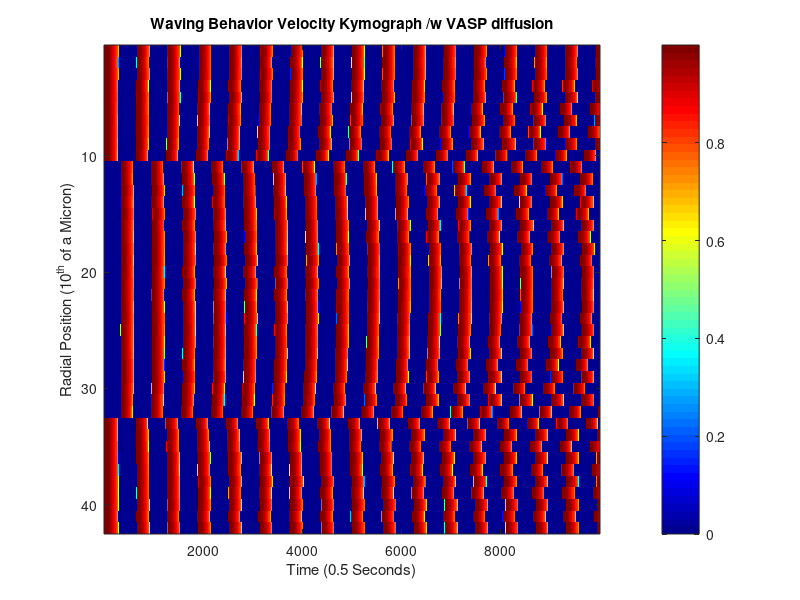
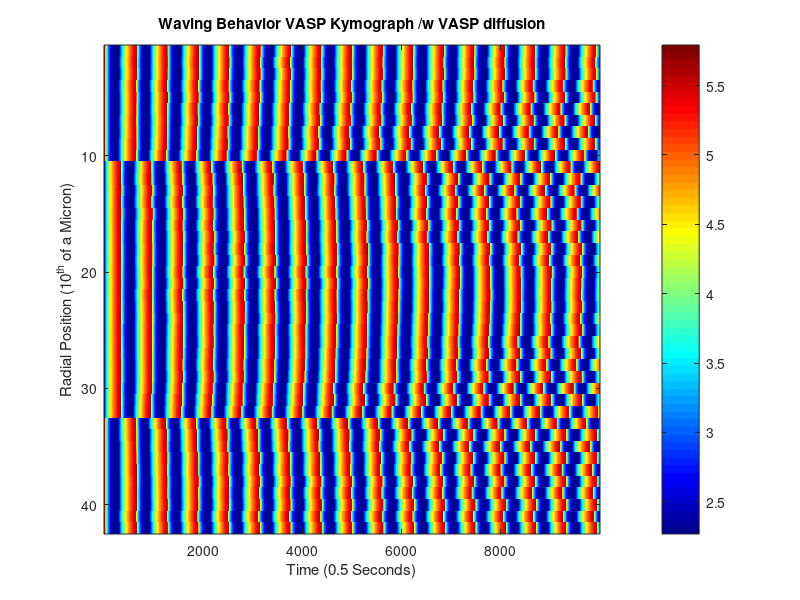
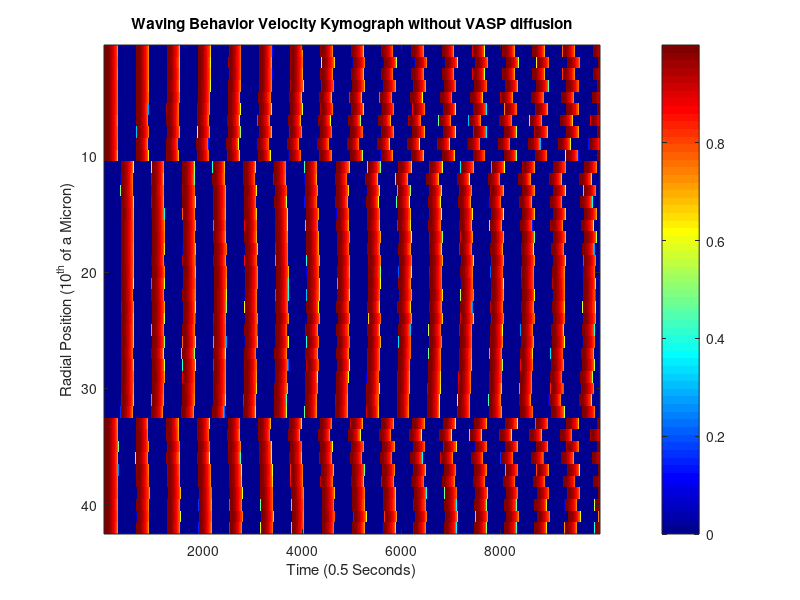
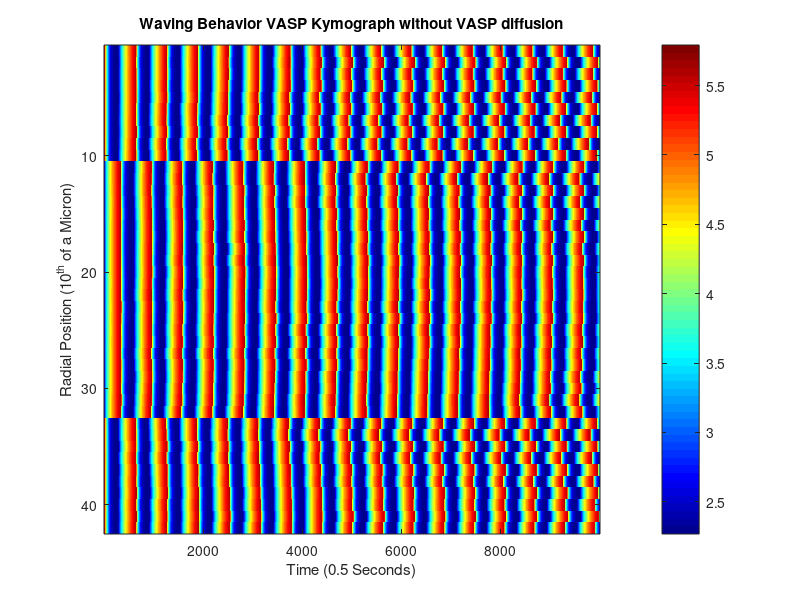

The MATLAB source for these figures, in order:
%% BENG 227 MIDTERM PROJECT Evan Masutani
%% HOUSEKEEPING
clear all;
close all;
clc;
%% SIMULATION RUN PARAMETERS
% step sizes
dr = 1;
% Declare an isotropic spacer, dx
dx = dr;
dt = 0.1;
% limits; small size for replicating figures
R_dim = 40; %microns
T_dim = 500;
% N, +2 denotes phantom points to help with Neumann B.C.'s
N_r = round(R_dim / dr) + 2;
N_t = round(T_dim / dt);
tvec = 1:1:N_t;
%% CONSTANTS
R = 0.14;
delta = 0.8;
epsilon = 0.1;
K = 1;
eta_B = 1;
% eta_M and eta_A not clearly labeled
eta_M = 1;
eta_A = 1;
E = 0.1;
B0_c = 4;
theta = 0.2;
noise = 0.01;
% Additional diffusion term for VASP; define based on epsilon2 =
% D_A/cell_l^2/gamma
% VASP estimated diffusivity
D_A = 0.02; %um/sec
cell_l = 40; %um
gamma = 1; % sec
% Non-dimensionalized lateral diffusivity
epsilon2 = D_A / cell_l^2 / gamma * 2;
%% INITIAL CONDITIONS; refer to icy.m for usage
BMaxODE = 8.80342361002194;
BMinODE = 2.46024797933793;
AMaxODE = 5.79255834170108;
AMinODE = 2.26789894792708;
MMaxODE = 2.69213920749395;
MMinODE = 0.677418361848779;
B = noise * rand(N_r,N_t);
A = zeros(N_r,N_t);
M = zeros(N_r,N_t);
V = zeros(N_r,N_t);

% INITIAL CONDITIONS SENT BY AUTHORS
% DON'T YOU DARE TOUCH THESE I.C.s FOR BAM OR I'LL BAM YOU.
% SETS BASAL OSCILLATIONS, CAN OVERWRITE DOWNSTREAM
B(:,1) = BMaxODE * ones(N_r,1);
A(:,1) = AMaxODE * ones(N_r,1);
M(:,1) = zeros(N_r,1);

%% DEFINE ddr matrices; implicitly have Neumann programmed in

ddr = zeros(N_r,N_r);
for i=2:1:N_r-1
    ddr(i,i-1) = -1;
    ddr(i,i+1) = 1;
end
ddr = 1 / (2*dx) * ddr;

%% DEFINE d2dr2 matrix; implicitly have Neumann programmed in
d2dr2 = zeros(N_r,N_r);
for i=2:1:N_r-1
    d2dr2(i,i-1) = -1;
    d2dr2(i,i) = 2;
    d2dr2(i,i+1) = -1;
end
d2dr2 = 1 / (dx.^2) * d2dr2;

delta_ct = 1;
R_ct = 1;
R_iter = 0:0.02:0.24;
d_iter = 0.6:0.05:1;
% %% RUN WITH BOUNDARY CONDITIONS; targeted plots
% for R = R_iter
%     delta_ct = 1;
%     for delta = d_iter
%         B = noise * rand(N_r,N_t);
%         A = zeros(N_r,N_t);
%         M = zeros(N_r,N_t);
%         V = zeros(N_r,N_t);
%         % INITIAL CONDITIONS SENT BY AUTHORS
%         % DON'T YOU DARE TOUCH THESE I.C.s FOR BAM OR I'LL BAM YOU.
%         % SETS BASAL OSCILLATIONS, CAN OVERWRITE DOWNSTREAM
%         B(:,1) = BMaxODE * ones(N_r,1);
%         A(:,1) = AMaxODE * ones(N_r,1);
%         M(:,1) = zeros(N_r,1);
%         for t=1:1:N_t - 1
%             %% CALCULATE V
%             if sum(V(:,t)) > 0
%                 B_c = B0_c * (1 + E);
%             else
%                 B_c = B0_c;
%             end
%             V(:,t) = ones(N_r,1) - (B_c * ones(N_r,1) ./ B(:,t)).^8;
%             for vstep = 1:1:N_r
%                 if V(vstep,t) < 0
%                     V(vstep,t) = 0;
%                 end
%             end
%             % G is kinda weird, consider changing if fails
%             G = ones(N_r,1) + (A(:,t) .* B(:,t)) ./ (ones(N_r,1) + M(:,t) + K * B(:,t));
%             %% CALCULATE B
%             % No flux BC
%             B(1,t) = B(3,t);
%             B(N_r,t) = B(N_r - 2,t);
%             % No need to transpose since natively row vector
%             dBdx = ddr * B(:,t);
%             gdBdx = 1./G .* dBdx;
%             diffusion_B = epsilon^2 * ddr * gdBdx;
%             accumulation_B = ones(N_r,1) + eta_B * V(:,t);
%             loss_B = -B(:,t) ./ (G);
%             noise_B = noise * 2 * (rand(N_r,1) - ones(N_r,1));
%             B(:,t+1) = B(:,t) + dt/epsilon * (diffusion_B + accumulation_B + loss_B + noise_B);
%             
%             %% CALCULATE A
%             accumulation_A = ones(N_r,1) * delta;
%             % B.C. Neumann
%             A(1,t) = A(3,t);
%             A(N_r,t) = A(N_r - 2,t);
%             diffusion_A = epsilon2 * d2dr2 * A(:,t);
%             loss_A = -1 ./ (ones(N_r,1) + M(:,t) + K .* B(:,t)) .* (ones(N_r,1) + eta_A .* V(:,t) + eta_M .* M(:,t) .* V(:,t)) .* A(:,t);
%             A(:,t+1) = A(:,t) + dt * (accumulation_A + loss_A + diffusion_A);
%             %% CALCULATE M
%             accumulation_M = R * B(:,t);
%             loss_M = -1 * (ones(N_r,1) * theta + eta_M * V(:,t)) .* M(:,t);
%             M(:,t+1) = M(:,t) + dt * (accumulation_M + loss_M);
%         end
%         V_avg = mean(mean(V));
%         V_avg_plot(R_ct,delta_ct) = V_avg;
%         V_avg_plot_d(R_ct,delta_ct) = delta;
%         V_avg_plot_R(R_ct,delta_ct) = R;
%         delta_ct = delta_ct + 1;
%         V_norm = V/max(max(V));
%         B_norm = B/max(max(B));
%         A_norm = A/max(max(A));
%         M_norm = M/max(max(M));
%         tvec = 0:1:N_t-2;
%         rad_coor = round(size(V_norm,1)/2);
%         % Dimensionalize time
%         tvec = 5 * tvec * dt;
%         if R == 0.24 && delta == 0.6
%             figure
%             plot(tvec,V_norm(rad_coor,1:N_t-1),tvec,B_norm(rad_coor,1:N_t-1),...
%                 tvec,A_norm(rad_coor,1:N_t-1),tvec,M_norm(rad_coor,1:N_t-1),'LineWidth',3)
%             legend('V','B','A','M');
%             xlabel('Time (Seconds)');
%             ylabel('Normalized Quantity');
%             ylim([0 1.1])
%             grid on
%             title(['Stalled Behavior at a Radial Coordinate of ',...
%                 num2str(rad_coor/dr),' Microns']);
%             figure
%             imagesc(V(:,1:N_t-1))
%             xlabel('Time (Seconds)');
%             ylabel('Radial Position (10^{th} of a Micron)');
%             title('Stalled Behavior Velocity Kymograph');
%             colormap('jet')
%             colorbar
%         elseif R == 0 && delta == 1
%             figure
%             plot(tvec,V_norm(rad_coor,1:N_t-1),tvec,B_norm(rad_coor,1:N_t-1),...
%                 tvec,A_norm(rad_coor,1:N_t-1),tvec,M_norm(rad_coor,1:N_t-1),'LineWidth',3)
%             legend('V','B','A','M');
%             xlabel('Time (10^{th} of a Second)');
%             ylabel('Normalized Quantity');
%             ylim([0 1.1])
%             grid on
%             title(['Smoothly Motile Behavior at a Radial Coordinate of ',...
%                 num2str(rad_coor/dr),' Microns']);
%             figure
%             imagesc(V(:,1:N_t-1))
%             xlabel('Time (Seconds)');
%             ylabel('Radial Position (10^{th} of a Micron)');
%             title('Smoothly Motile Behavior Velocity Kymograph');
%             colormap('jet')
%             colorbar
%         elseif R == 0.12 && delta == 0.8
%             figure
%             plot(tvec,V_norm(rad_coor,1:N_t-1),tvec,B_norm(rad_coor,1:N_t-1),...
%                 tvec,A_norm(rad_coor,1:N_t-1),tvec,M_norm(rad_coor,1:N_t-1),'LineWidth',3)
%             legend('V','B','A','M');
%             xlabel('Time (10^{th} of a Second)');
%             ylabel('Normalized Quantity');
%             ylim([0 1.1])
%             grid on
%             title(['Waving Behavior at a Radial Coordinate of ',...
%                 num2str(rad_coor/dr),' Microns']);
%             figure
%             imagesc(V(:,1:N_t-1))
%             xlabel('Time (Seconds)');
%             ylabel('Radial Position (10^{th} of a Micron)');
%             title('Waving Behavior Velocity Kymograph');
%             colormap('jet')
%             colorbar
%         end
%     end
%     R_ct = R_ct+1;
%     
% end
% 
% %% Plot heatmap resembling figure 6
% % Flip plot up down to pictographically mirror the figure
% V_avg_plot = flipud(V_avg_plot);
% V_avg_plot_d = flipud(V_avg_plot_d);
% V_avg_plot_R = flipud(V_avg_plot_R);
% figure()
% imagesc(V_avg_plot)
% colormap('jet')
% colorbar
% ax = gca;
% ax.YTick = 1:1:length(R_iter);
% ax.YTickLabel = fliplr(R_iter);
% ax.XTick = 1:1:length(d_iter);
% ax.XTickLabel = d_iter;
% xlabel('VASP delivery rate (scaled units)')
% ylabel('Adh. maturation rate (scaled units)')
% title('Average velocity (normalized)')

%% RUN WITH GRADIENT I.C.: DIFFUSION
%% SIMULATION RUN PARAMETERS
% step sizes
dr = 1;
% Declare an isotropic spacer, dx
dx = dr;
dt = 0.1;
% limits; small size for replicating figures
R_dim = 40; %microns
T_dim = 1000;
% N, +2 denotes phantom points to help with Neumann B.C.'s
N_r = round(R_dim / dr) + 2;
N_t = round(T_dim / dt);
% Dimensionalize time
tvec = 0:1:N_t-1;
tvec = 5 * dt * tvec;
%% CONSTANTS
epsilon = 0.1;
K = 1;
eta_B = 1;
% eta_M and eta_A not clearly labeled
eta_M = 1;
eta_A = 1;
E = 0.1;
B0_c = 4;
theta = 0.2;
noise = 0.01;
% Additional diffusion term for VASP; define based on epsilon2 =
% D_A/cell_l^2/gamma
% VASP estimated diffusivity
D_A = 0.2; %um/sec
cell_l = 40; %um
gamma = 1; % sec
% Non-dimensionalized lateral diffusivity
epsilon2 = D_A / cell_l^2 / gamma * 2;
%% INITIAL CONDITIONS; refer to icy.m for usage
BMaxODE = 8.80342361002194;
BMinODE = 2.46024797933793;
AMaxODE = 5.79255834170108;
AMinODE = 2.26789894792708;
MMaxODE = 2.69213920749395;
MMinODE = 0.677418361848779;
B = noise * rand(N_r,N_t);
A = zeros(N_r,N_t);
M = zeros(N_r,N_t);
V = zeros(N_r,N_t);

% INITIAL CONDITIONS SENT BY AUTHORS
% DON'T YOU DARE TOUCH THESE I.C.s FOR BAM OR I'LL BAM YOU.
% SETS BASAL OSCILLATIONS, CAN OVERWRITE DOWNSTREAM
B(:,1) = BMaxODE * ones(N_r,1);
A(:,1) = AMaxODE * ones(N_r,1);
M(:,1) = zeros(N_r,1);
% RUN WITH BOUNDARY CONDITIONS; targeted plots
delta = 0.8;
R = 0.12;
B = noise * rand(N_r,N_t);
A = zeros(N_r,N_t);
M = zeros(N_r,N_t);
V = zeros(N_r,N_t);
% INITIAL CONDITIONS FOR GRADIENT
B(:,1) = BMaxODE * ones(N_r,1);
A(:,1) = AMaxODE * ones(N_r,1);
M(:,1) = zeros(N_r,1);
for i = round(N_r * 0.25):1:round(N_r * 0.75)
   B(i,1) = BMinODE;
   A(i,1) = AMinODE; 
   M(i,1) = MMaxODE;
end
for t=1:1:N_t - 1
    %% CALCULATE V
    if sum(V(:,t)) > 0
        B_c = B0_c * (1 + E);
    else
        B_c = B0_c;
    end
    V(:,t) = ones(N_r,1) - (B_c * ones(N_r,1) ./ B(:,t)).^8;
    for vstep = 1:1:N_r
        if V(vstep,t) < 0
            V(vstep,t) = 0;
        end
    end
    % G is kinda weird, consider changing if fails
    G = ones(N_r,1) + (A(:,t) .* B(:,t)) ./ (ones(N_r,1) + M(:,t) + K * B(:,t));
    %% CALCULATE B
    % No flux BC
    B(1,t) = B(3,t);
    B(N_r,t) = B(N_r - 2,t);
    % No need to transpose since natively row vector
    dBdx = ddr * B(:,t);
    gdBdx = 1./G .* dBdx;
    diffusion_B = epsilon^2 * ddr * gdBdx;
    accumulation_B = ones(N_r,1) + eta_B * V(:,t);
    loss_B = -B(:,t) ./ (G);
    noise_B = noise * 2 * (rand(N_r,1) - ones(N_r,1));
    B(:,t+1) = B(:,t) + dt/epsilon * (diffusion_B + accumulation_B + loss_B + noise_B);
    
    %% CALCULATE A
    accumulation_A = ones(N_r,1) * delta;
    % B.C. Neumann
    A(1,t) = A(3,t);
    A(N_r,t) = A(N_r - 2,t);
    diffusion_A = epsilon2 * d2dr2 * A(:,t);
    loss_A = -1 ./ (ones(N_r,1) + M(:,t) + K .* B(:,t)) .* (ones(N_r,1) + eta_A .* V(:,t) + eta_M .* M(:,t) .* V(:,t)) .* A(:,t);
    A(:,t+1) = A(:,t) + dt * (accumulation_A + loss_A + diffusion_A);
    %% CALCULATE M
    accumulation_M = R * B(:,t);
    loss_M = -1 * (ones(N_r,1) * theta + eta_M * V(:,t)) .* M(:,t);
    M(:,t+1) = M(:,t) + dt * (accumulation_M + loss_M);
end
V_avg = mean(mean(V));
V_avg_plot(R_ct,delta_ct) = V_avg;
V_avg_plot_d(R_ct,delta_ct) = delta;
V_avg_plot_R(R_ct,delta_ct) = R;
delta_ct = delta_ct + 1;
V_norm = V/max(max(V));
B_norm = B/max(max(B));
A_norm = A/max(max(A));
M_norm = M/max(max(M));
rad_coor = round(size(V_norm,1)/2);

figure
imagesc(V(:,1:N_t-1))
xlabel('Time (0.5 Seconds)');
ylabel('Radial Position (10^{th} of a Micron)');
title('Waving Behavior Velocity Kymograph /w VASP diffusion');
colormap('jet')
colorbar
figure
imagesc(A(:,1:N_t-1))
xlabel('Time (0.5 Seconds)');
ylabel('Radial Position (10^{th} of a Micron)');
title('Waving Behavior VASP Kymograph /w VASP diffusion');
colormap('jet')
colorbar
V_diffusion = V;
%% RUN WITH GRADIENT I.C.: NO DIFFUSION
% RUN WITH BOUNDARY CONDITIONS; targeted plots
delta = 0.8;
R = 0.12;
B = noise * rand(N_r,N_t);
A = zeros(N_r,N_t);
M = zeros(N_r,N_t);
V = zeros(N_r,N_t);
% INITIAL CONDITIONS FOR GRADIENT
B(:,1) = BMaxODE * ones(N_r,1);
A(:,1) = AMaxODE * ones(N_r,1);
M(:,1) = zeros(N_r,1);
for i = round(N_r * 0.25):1:round(N_r * 0.75)
   B(i,1) = BMinODE;
   A(i,1) = AMinODE; 
   M(i,1) = MMaxODE;
end
for t=1:1:N_t - 1
    %% CALCULATE V
    if sum(V(:,t)) > 0
        B_c = B0_c * (1 + E);
    else
        B_c = B0_c;
    end
    V(:,t) = ones(N_r,1) - (B_c * ones(N_r,1) ./ B(:,t)).^8;
    for vstep = 1:1:N_r
        if V(vstep,t) < 0
            V(vstep,t) = 0;
        end
    end
    % G is kinda weird, consider changing if fails
    G = ones(N_r,1) + (A(:,t) .* B(:,t)) ./ (ones(N_r,1) + M(:,t) + K * B(:,t));
    %% CALCULATE B
    % No flux BC
    B(1,t) = B(3,t);
    B(N_r,t) = B(N_r - 2,t);
    % No need to transpose since natively row vector
    dBdx = ddr * B(:,t);
    gdBdx = 1./G .* dBdx;
    diffusion_B = epsilon^2 * ddr * gdBdx;
    accumulation_B = ones(N_r,1) + eta_B * V(:,t);
    loss_B = -B(:,t) ./ (G);
    noise_B = noise * 2 * (rand(N_r,1) - ones(N_r,1));
    B(:,t+1) = B(:,t) + dt/epsilon * (diffusion_B + accumulation_B + loss_B + noise_B);
    
    %% CALCULATE A
    accumulation_A = ones(N_r,1) * delta;
    % B.C. Neumann
    A(1,t) = A(3,t);
    A(N_r,t) = A(N_r - 2,t);
    diffusion_A = 0 * d2dr2 * A(:,t);
    loss_A = -1 ./ (ones(N_r,1) + M(:,t) + K .* B(:,t)) .* (ones(N_r,1) + eta_A .* V(:,t) + eta_M .* M(:,t) .* V(:,t)) .* A(:,t);
    A(:,t+1) = A(:,t) + dt * (accumulation_A + loss_A + diffusion_A);
    %% CALCULATE M
    accumulation_M = R * B(:,t);
    loss_M = -1 * (ones(N_r,1) * theta + eta_M * V(:,t)) .* M(:,t);
    M(:,t+1) = M(:,t) + dt * (accumulation_M + loss_M);
end
V_avg = mean(mean(V));
V_avg_plot(R_ct,delta_ct) = V_avg;
V_avg_plot_d(R_ct,delta_ct) = delta;
V_avg_plot_R(R_ct,delta_ct) = R;
delta_ct = delta_ct + 1;
V_norm = V/max(max(V));
B_norm = B/max(max(B));
A_norm = A/max(max(A));
M_norm = M/max(max(M));

rad_coor = round(size(V_norm,1)/2);
figure
imagesc(V(:,1:N_t-1))
xlabel('Time (0.5 Seconds)');
ylabel('Radial Position (10^{th} of a Micron)');
title('Waving Behavior Velocity Kymograph without VASP diffusion');
colormap('jet')
colorbar

figure
imagesc(A(:,1:N_t-1))
xlabel('Time (0.5 Seconds)');
ylabel('Radial Position (10^{th} of a Micron)');
title('Waving Behavior VASP Kymograph without VASP diffusion');
colormap('jet')
colorbar
V_orig = V;

%% Changes over time
figure
V_difference = V_orig - V_diffusion;
imagesc(V_difference(:,1:N_t-1))
xlabel('Time (0.5 Seconds)');
ylabel('Radial Position (10^{th} of a Micron)');
title('Velocity_d_i_f_f_u_s_i_o_n - Velocity_o_r_i_g_i_n_a_l');
colormap('jet')
colorbar

%% PLOT THE RMS
for tstep=1:1:N_t
    divisor = 1 / (N_r - 2);
    RMS(tstep) = divisor * sqrt(sum(V_difference(2:N_r-1,tstep).^2));
end
% Since Velocity Max = 1, scale to %
RMS = RMS * 100;
figure
plot(tvec,RMS)
title('Velocity RMS error due to Diffusion')
ylabel('Velocity RMS error Percent of Max')
xlabel('Time (seconds)')